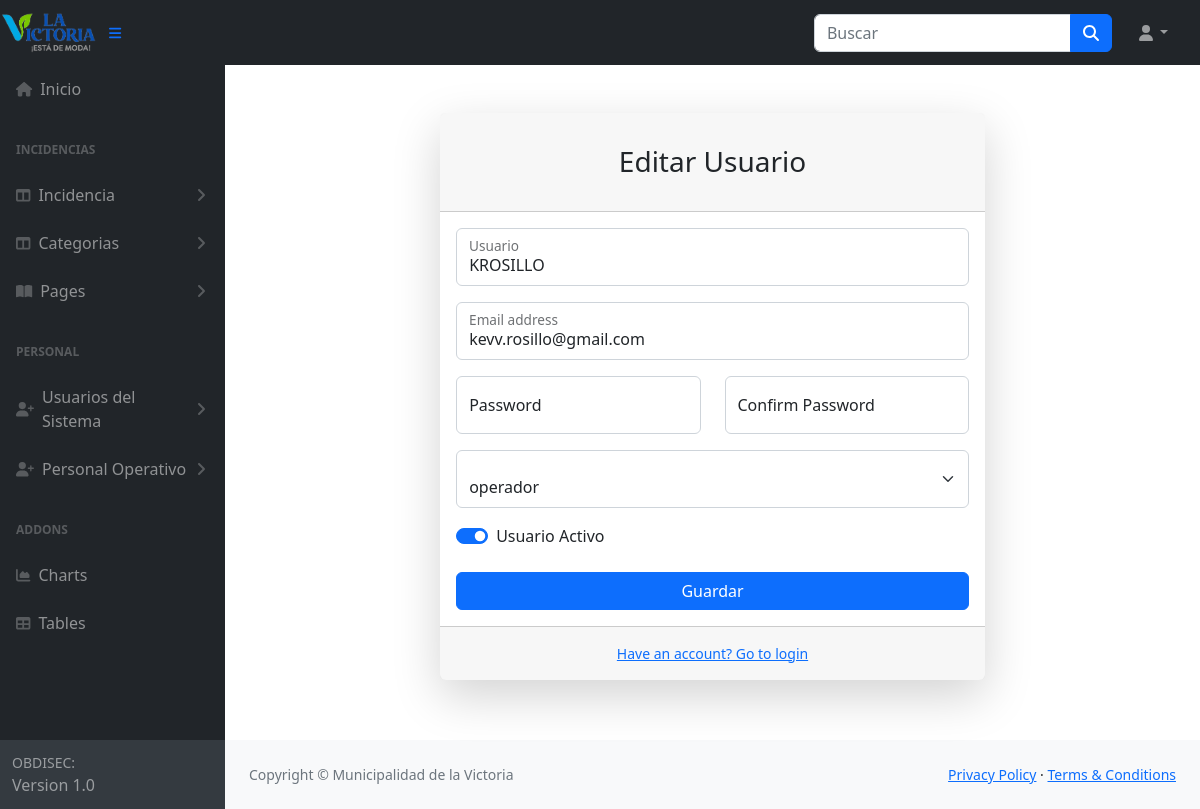
/usuarios/4/editar/ (signed in), run on an earlier commit of the app's database.
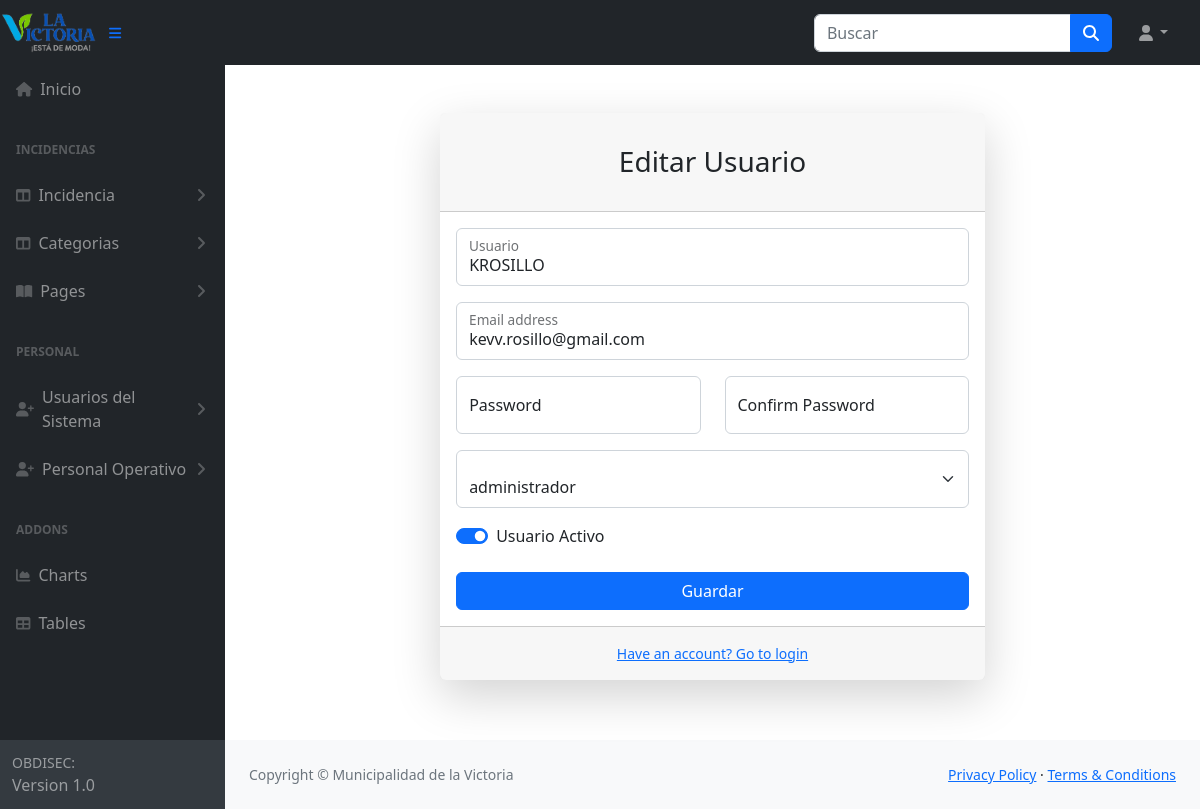
And on a later commit of the database.
### usuarios/models.py (models this page shows)
class Usuario(AbstractUser):
    TIPO_CHOICES =[
        ('admin','administrador'),
        ('operador','Operador'),
        ('lector','Lector'),
    ]
    tipo = models.CharField(max_length=10, choices=TIPO_CHOICES)

### usuarios/views.py (the view)
# urls.py: path('<int:pk>/editar/', views.UsuarioUpdateView.as_view(), name='usuario_edit'),
class UsuarioUpdateView(LoginRequiredMixin, AdminRequiredMixin, UpdateView):
    model = Usuario
    form_class = UsuarioForm
    template_name = 'usuarios/usuario_form.html'
    success_url = reverse_lazy('usuario_list')

### usuarios/forms.py (shortened to what this page needs)
class UsuarioForm(forms.ModelForm):
    password = forms.CharField(widget=forms.PasswordInput)
    class Meta:
        model = Usuario
        fields = ['username', 'email', 'password', 'tipo', 'is_active']

### usuarios/views.py (called while the page is built)
    def test_func(self):
        return self.request.user.is_authenticated and self.request.user.tipo == 'admin'

### usuarios/templates/usuarios/usuario_form.html (shortened to what the changed rows need)
{% extends "base.html" %}
{% load static %}
{% block content%}
<div id="layoutAuthentication_content">
                <main>
                    <div class="container">
                        <div class="row justify-content-center">
                            <div class="col-lg-7">
                                <div class="card shadow-lg border-0 rounded-lg mt-5">
                                    <div class="card-body">
                                        <form method="post">
                                            <div class="form-floating mb-3 ">
                                                <input class="form-control" id="inputFirstName" type="text" placeholder="Enter your first name" name="username" value="{{ form.username.value |default_if_none:'' }}">
                                                <label for="inputFirstName">Usuario</label>
                                            </div>
                                            <div class="form-floating mb-3">
                                                <input class="form-control" id="inputEmail" type="email" placeholder="name@example.com" name="email" value="{{ form.email.value |default_if_none:'' }}" />
                                                <label for="inputEmail">Email address</label>
                                            </div>
                                            <div class="form-floating mb-3 ">
                                                <select name="tipo" required id="id_tipo" class="form-select">
                                                  <option value="admin" {% if form.tipo.value == 'admin' %}selected{% endif %}>administrador</option>
                                                  <option value="operador"{% if form.tipo.value == 'operador' %}selected{% endif %}>operador</option>
                                                </select>
                                            </div>
                                        </form>
                                    </div>
                                </div>
                            </div>
                        </div>
                    </div>
                </main>
            </div>
{% endblock %}

What changed in the data, as far as the page shows it:
changed Usuario "KROSILLO": tipo "operador" → "administrador"
